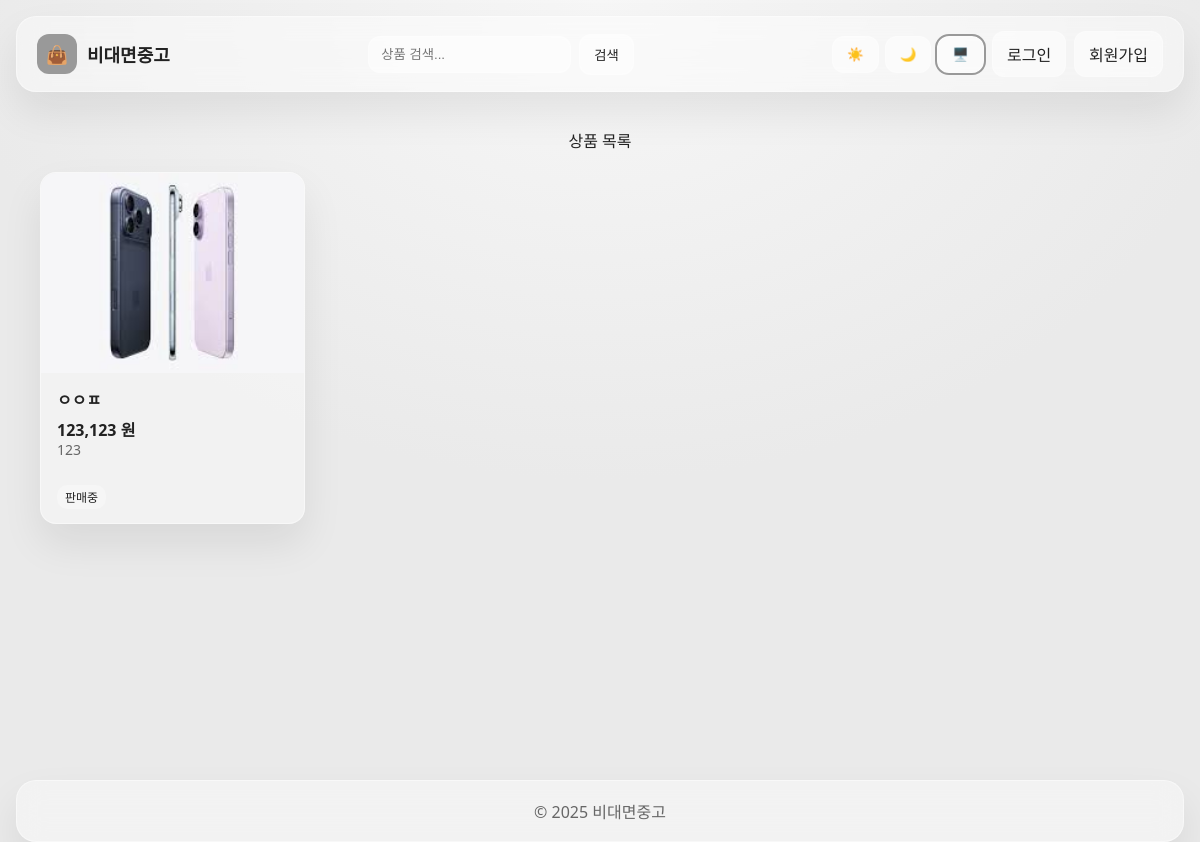
/listings/, run on the app's committed database.
### listings/models.py (models this page shows)
class Listing(models.Model):
    class Status(models.TextChoices):
        ACTIVE = 'ACTIVE','판매중'
        RESERVED = 'RESERVED','예약중'
        SOLD = 'SOLD','판매완료'
    seller = models.ForeignKey(User, on_delete=models.CASCADE, related_name='listings')
    title = models.CharField(max_length=120)
    description = models.TextField()
    price = models.PositiveIntegerField()
    status = models.CharField(max_length=16, choices=Status.choices, default=Status.ACTIVE)
    image = models.ImageField(upload_to='listing/', blank=False)  # 단일 이미지
    created_at = models.DateTimeField(auto_now_add=True)

### listings/views.py (the view)
# urls.py: path('', ListingListView.as_view(), name='listing_list'),
class ListingListView(ListView):
    model = Listing
    paginate_by = 12
    template_name = 'listings_list.html'
    def get_queryset(self):
        qs = super().get_queryset().order_by('-created_at')
        q = self.request.GET.get('q')
        if q:
            qs = qs.filter(title__icontains=q)
        return qs

### templates/listings_list.html (shortened to what this page needs)
{% extends "base.html" %}
{% load humanize %}
{% block content %}
<div class="container" style="display:flex;justify-content:space-between;align-items:center;">
  <h2 class="section-title" style="margin-left:0;">상품 목록</h2>
</div>
<div class="product-grid">
  {% for item in object_list %}
  <a href="{% url 'listing_detail' item.id %}" class="product-card">
    <div class="product-image">
      {% if item.image %}
        <img src="{{ item.image.url }}" alt="{{ item.title }}">
      {% else %}
        <div class="no-image">이미지 없음</div>
      {% endif %}
    </div>
    <div class="product-info">
      <h3>{{ item.title }}</h3>
      <p class="price">{{ item.price|intcomma }} 원</p>
      <p class="desc">{{ item.description|truncatechars:60 }}</p>
      <span class="status">{{ item.get_status_display }}</span>
    </div>
  </a>
  {% empty %}
  <div class="card glass">등록된 상품이 없습니다.</div>
  {% endfor %}
</div>
{% endblock %}

### static/css/glass.css (style rules this page uses)
html, body, div, span, applet, object, iframe, h1, h2, h3, h4, h5, h6, p, blockquote, pre, a, abbr, acronym, address, big, cite, code, del, dfn, em, img, ins, kbd, q, s, samp, small, strike, strong, sub, sup, tt, var, b, u, i, center, dl, dt, dd, ol, ul, li, fieldset, form, label, legend, table, caption, tbody, tfoot, thead, tr, th, td, article, aside, canvas, details, embed, figure, figcaption, footer, header, hgroup, menu, nav, output, ruby, section, summary, time, mark, audio, video { margin: 0; padding: 0; border: 0; font: inherit; vertical-align: baseline; }
*, *::before, *::after { box-sizing: border-box; }
a { text-decoration: none; color: inherit; }
:root { --bg1: #f7f7f7; --bg2: #eaeaea; --white: 255, 255, 255; --text: #222; --muted: #666; --accent: #999; --shadow: 0 20px 40px rgba(0, 0, 0, .08); --glass-bg: rgba(var(--white), .4); --glass-br: 1px solid rgba(255, 255, 255, .4); --success: #22c55e; --error: #ef4444; --info: #3b82f6; }
html, body { height: 100%; }
body { font-family: system-ui, -apple-system, 'Noto Sans KR', sans-serif; color: var(--text); background: radial-gradient(800px 600px at 50% 0%, var(--bg1) 0%, var(--bg2) 80%); margin: 0; }
.product-grid { display: grid; gap: 20px; padding: 20px; grid-template-columns: repeat(auto-fit, minmax(240px, 1fr)); }
.product-card { display: flex; flex-direction: column; background: var(--glass-bg); border: var(--glass-br); border-radius: 16px; box-shadow: var(--shadow); overflow: hidden; transition: transform .2s ease, box-shadow .2s ease; }
.product-image { width: 100%; height: 200px; overflow: hidden; }
.product-image img { width: 100%; height: 100%; object-fit: cover; }
.product-info { padding: 14px 16px; flex-grow: 1; }
.product-info h3 { font-size: 16px; font-weight: 700; margin-bottom: 6px; }
.product-info .price { color: var(--text); font-weight: 600; }
.product-info .desc { color: var(--muted); font-size: 14px; line-height: 1.3; height: 36px; overflow: hidden; }
.status { display: inline-block; background: rgba(255, 255, 255, 0.25); border-radius: 10px; padding: 3px 8px; font-size: 12px; margin-top: 8px; color: var(--text); }
@media (min-width: 1024px) { .product-grid { grid-template-columns: repeat(4, 1fr); } }
@media (min-width: 1024px) { .container { max-width: 1100px; margin: 0 auto; } }
html, body { height: 100%; margin: 0; padding: 0; }
body { display: flex; flex-direction: column; min-height: 100vh; }

### data on the page
Listing: image (picture), title "ㅇㅇㅍ", price "123,123", description "123", status "판매중"
